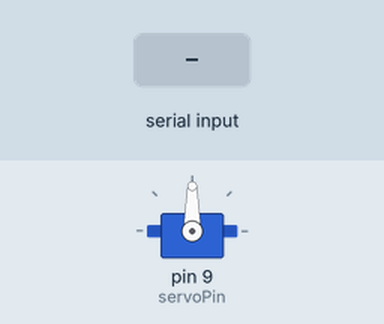
A sketch run on a simulated Arduino Uno, built with avr-gcc and run on an emulated ATmega328P. Shown: servo. Inputs (shaded band) come from the test bench. What the sketch prints to the serial monitor is not drawn.

Above: at 1.2 s.
1.3 s: "1" received over the second serial link
At 2.6 s:
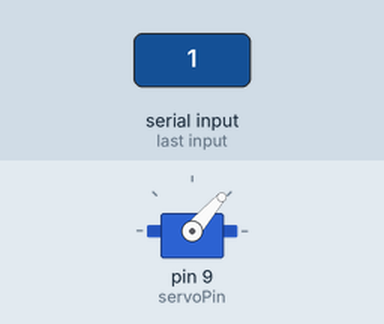
3.5 s: "0" received over the second serial link
At 5.3 s:
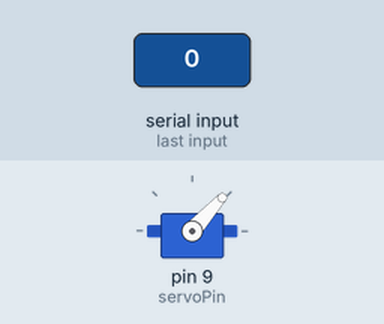
Timing chart, 0 to 6.8 s (numbered marks = the images above; inputs shaded):
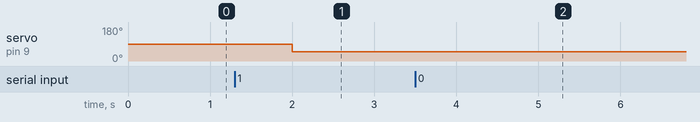

The sketch:

arduino.ino
```cpp
#include <SoftwareSerial.h>
#include <Servo.h>

Servo myServo; //servo object
int servoPin = 9;
int val = 0;

int bluetoothRx = 11;  // RX-I of bluetooth
int bluetoothTx = 10;  // TX-O of bluetooth

SoftwareSerial btSerial(bluetoothRx, bluetoothTx); // RX, TX

void setup() {
  // put your setup code here, to run once:
  Serial.begin(19200);
  myServo.attach(servoPin);
  btSerial.begin(115200);
  Serial.write("init");
}

void loop() {
  // put your main code here, to run repeatedly:
  //int Serialvalue = 20>>2;
  if(btSerial.available()){
    //Serial.println(btSerial.read());
    //myServo.write(btSerial.read());
    val = btSerial.read();
    //Serial.println(btSerial.read());
    myServo.write(val);
  };
  if(Serial.available()){
    //Serial.write(Serial.read());
    //myServo.write(Serial.read());
  };
  delay(1000);
}
```

Measured:
- after the input at 1.3 s, servo on pin 9 (servoPin): 90° → 49° after 0.70 s
- after the input at 3.5 s, servo on pin 9 (servoPin): 49° → 48° after 0.50 s
